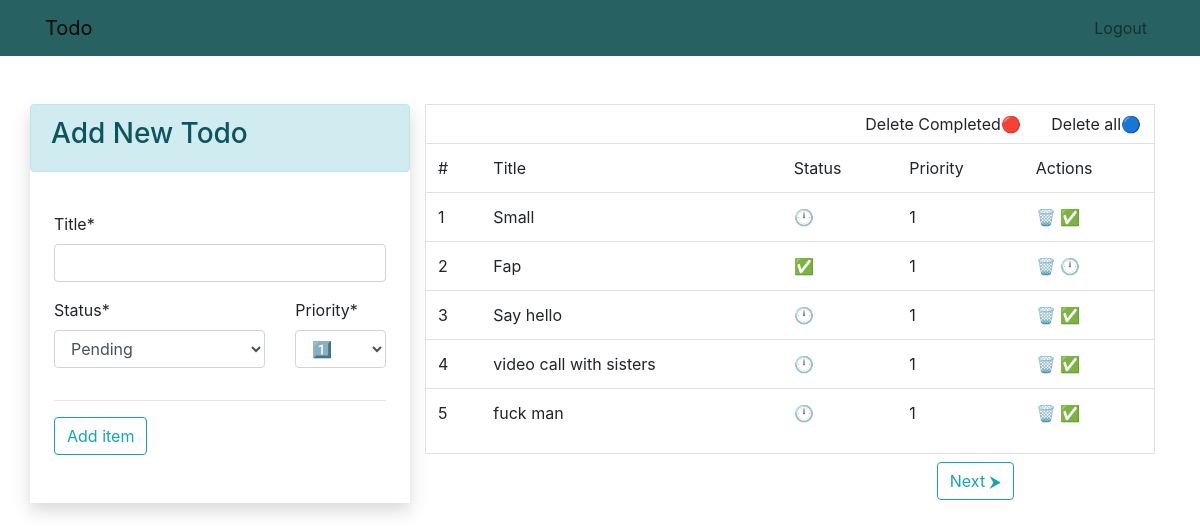
The app's page / (signed in) with its own data.
### app/models.py (models this page shows, shortened)
class Item(models.Model) :
    status_choices = [ ('C' , "Completed") , ('P' , "Pending") ]
    priority_choices = [ (1 , '1️⃣' ) ,  (2 , '2️⃣'), (3 , '3️⃣'),
            (4 , '4️⃣'), (5 , '5️⃣')
    ]
    user = models.ForeignKey( to = User , on_delete= models.CASCADE)
    title = models.CharField(max_length= 50 )
    status = models.CharField(max_length= 2 , choices= status_choices , default= 'P')
    priority = models.IntegerField(choices= priority_choices , default = 1 )

### app/views.py (the view)
# urls.py: path('' , views.home_view , name = "home" ) ,
@login_required(login_url= "login")
def home_view(request) :
    form = ItemForm()
    user = request.user
    all_items = Item.objects.filter(user = user ).order_by('priority')
    p =  Paginator(all_items , 5 )
    page_number = request.GET.get('page' )
    page = p.get_page(page_number  )
    x = page.number
    print(x)
    context = { 'form' : form , 'all_items' : page }
    return render(request , 'app/home.html' , context = context )

### app/forms.py
class ItemForm(forms.ModelForm) :
    class Meta :
        model = Item
        fields = ['title' , 'status' , 'priority']

### app/templates/app/home.html (shortened to what this page needs)
{% extends 'app/base.html' %}
{% load crispy_forms_tags %}
{% block content %}
    <div class="container pt-4">
        <div class="row mt-4 p-0">
            <div class="col-lg-4 shadow p-0 pb-4">
                <div class="alert alert-info">
                    <h3>Add New Todo</h3>
                </div>
                <div class="p-4">
                    <form action = "add-item/" method="post">
                        {{ form.title | as_crispy_field }}
                        <div class="row">
                            <div class="col-md-8">
                                {{ form.status| as_crispy_field }}
                            </div>
                            <div class="col-md-4">
                                {{ form.priority | as_crispy_field }}
                            </div>
                        </div>
                        <hr>
                        <button class = "btn btn-outline-info" >Add item</button>
                    </form>
                </div>
            </div>
            <div class="col">
                <div class="border">
                    {% if all_items|length == 0 %}
                        <div class="p-4">
                            <br><br>
                            <div class="alert alert-info text-center">
                                <h2>No Todos Yet</h2>
                            </div>
                            <br> <br>
                        </div>
                    {% else %}
                        <div  class = 'text-right'>
                            <a href="{% url 'delete-completed' user.username %}" title = "Delete Completed" class= 'btn'>Delete Completed🔴</a>
                            <a href="{% url 'delete-all' user.username %}" title = "Delete All" class= 'btn'>Delete all🔵</a>
                        </div>
                        <table class = "table">
                            <thead>
                                <tr>
                                    <td>#</td>
                                    <td>Title</td>
                                    <td>Status</td>
                                    <td>Priority</td>
                                    <td>Actions</td>
                                </tr>
                            </thead>
                            <tbody>
                                {% for item in all_items %}
                                    <tr>
                                        <td>{{ all_items.start_index|add:forloop.counter0 }}</td>
                                        <td>{{ item.title }}</td>
                                        <td>
                                            {% if item.status == "C" %}
                                            ✅
                                            {% else %}
                                            🕛
                                            {% endif %}
                                        </td>
                                        <td>{{ item.priority }}</td>
                                        <td>
                                            <a href="{% url 'delete-item' item.id %}" title = 'delete' >🗑️</a>
                                            {% if item.status == "P" %}
                                                <a href="{% url 'change-status' item.id  'C' %}" title = 'Mark as completed'>✅</a>
                                            {% else %}
                                                <a href="{% url 'change-status' item.id 'P' %}" title = 'Mark as pending'>🕛</a>
                                            {% endif %}
                                        </td>
                                    </tr>
                                {% endfor %}
                            </tbody>
                        </table>
                        {% endif %}
                    </div>
                    <div class = "row text-center pt-2">
                        <div class = "col-md-6 pl-4">
                        </div>
                        <div class="col-md-6 pr-4">
                            {% if all_items.has_next %}
                                <a href="{% url 'home' %}?page={{ all_items.next_page_number }}"  class = 'btn btn-outline-info'>Next ⮞</a>
                            {% endif %}
                        </div>
                    </div>
            </div>
        </div>
    </div>
{% endblock content %}

### records on screen
Item: start_index|add "1", title "Small", priority "1"
Item: start_index|add "2", title "Fap", priority "1"
Item: start_index|add "3", title "Say hello", priority "1"
Item: start_index|add "4", title "video call with sisters", priority "1"
Item: start_index|add "5", title "fuck man", priority "1"
